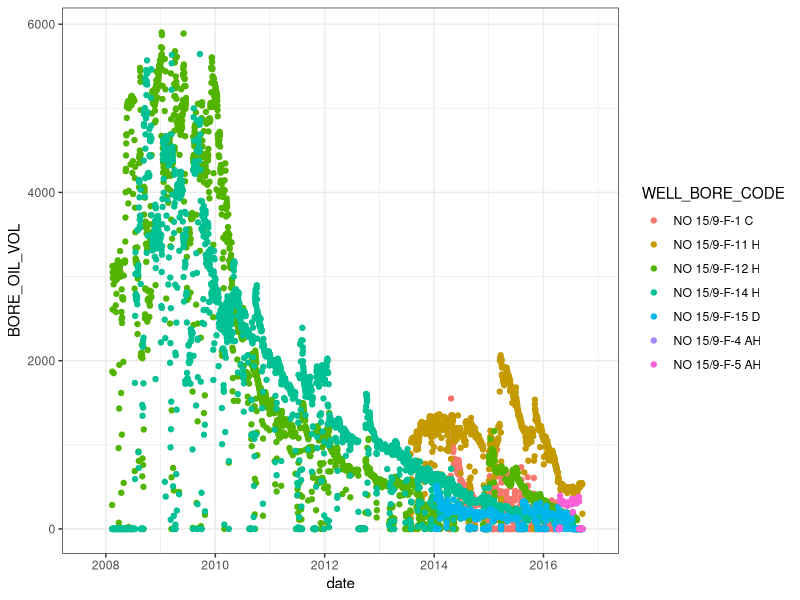
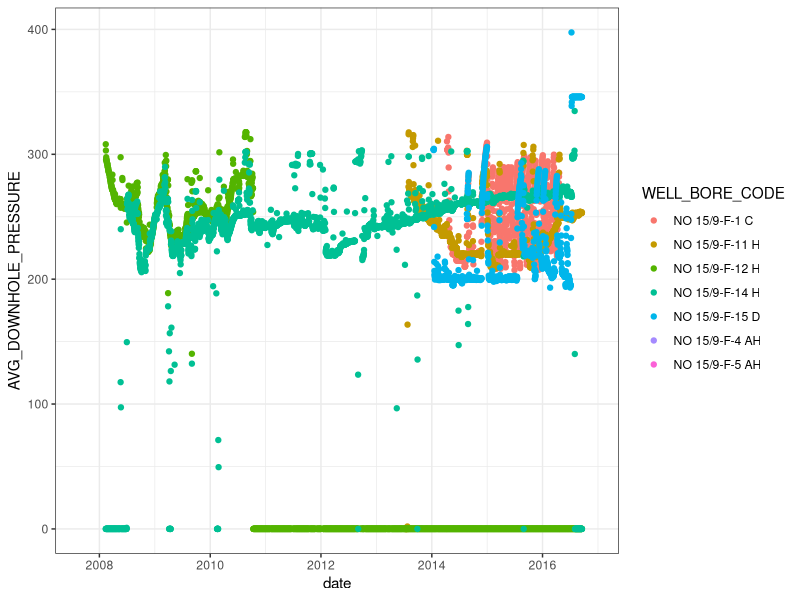
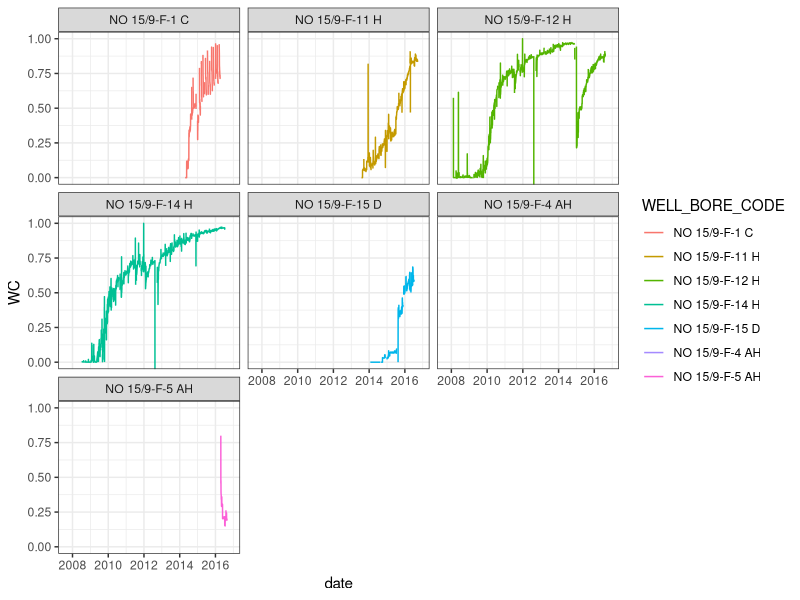
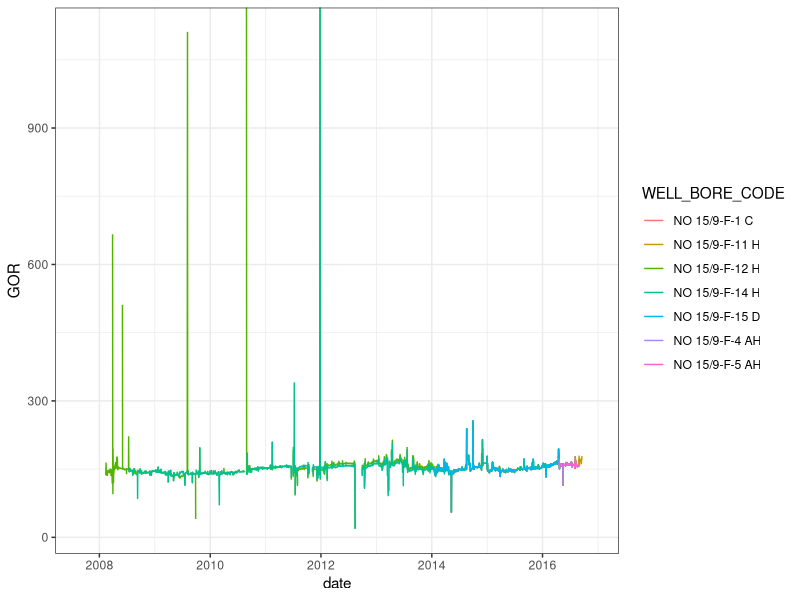

Here is the R script that generated these plots, in order:
#==================WD======================
#Setting working directory (folder kerja)
getwd() #menampilkan working directory saat ini
setwd("D:/3. Datascience/1. R Studio/3. Project R/dashboard_subsurf_uir")

#------------------Input-------------------
#Memasukkan dataset kedalam R
##Pastikan tipe file nya apa?

volve <- read.csv("PROD_EQUINOR.csv")

#------------------Manipulation------------
library(lubridate)
volve$date <- dmy(volve$DATEPRD)

#A little bit data manipulations
library(magrittr)
volve$WC <- volve$BORE_WAT_VOL / (volve$BORE_OIL_VOL + volve$BORE_WAT_VOL) # watercut
volve$GOR <- volve$BORE_GAS_VOL/volve$BORE_OIL_VOL # GOR

#---------------Plotting-------------------
#Plotting
library(ggplot2)

ggplot() + geom_point(data = volve, aes(date,BORE_OIL_VOL,color=WELL_BORE_CODE)) + theme_bw()
ggplot() + geom_point(data = volve, aes(date,AVG_DOWNHOLE_PRESSURE,color=WELL_BORE_CODE)) + theme_bw()
ggplot() + geom_line(data = volve, aes(date,WC,color=WELL_BORE_CODE)) + theme_bw() + coord_cartesian(ylim = c(0,1)) + facet_wrap(~WELL_BORE_CODE)
ggplot() + geom_line(data = volve, aes(date,GOR,color=WELL_BORE_CODE)) + theme_bw()

#Tambahan untuk data welltesting
